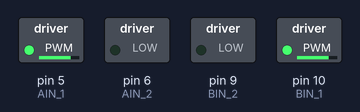
A sketch run on a simulated Arduino Uno, built with avr-gcc and run on an emulated ATmega328P. Shown: switched loads named in the sketch (green lamp = pin HIGH).

Above: at 0.1 s.
Timing chart, 0 to 1.6 s (numbered marks = the images above):
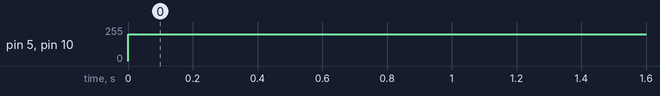

The sketch:

motortest.ino
```cpp
#include <Wire.h>

int BIN_1 = 10;
int BIN_2 = 9;
int AIN_1 = 5;
int AIN_2 = 6;

void setup() {
  pinMode(BIN_1, OUTPUT);
  pinMode(BIN_2, OUTPUT);
  pinMode(AIN_1, OUTPUT);
  pinMode(AIN_2, OUTPUT);
}

void loop() {

  //rightmotor
  analogWrite(AIN_1, 200);
  analogWrite(AIN_2, 0);
  //leftmotor
  analogWrite(BIN_1, 200);
  analogWrite(BIN_2, 0);
}
```

Measured:
- by itself, pin 5 (AIN_1), pin 10 (BIN_1): 0/255 → 200/255 at 0.00 s
